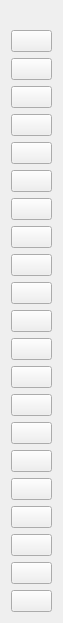
<?xml version="1.0" encoding="UTF-8"?>
<ui version="4.0">
 <class>ToolForm</class>
 <widget class="QWidget" name="ToolForm">
  <property name="geometry">
   <rect>
    <x>0</x>
    <y>0</y>
    <width>63</width>
    <height>537</height>
   </rect>
  </property>
  <property name="windowTitle">
   <string>Tool</string>
  </property>
  <property name="styleSheet">
   <string notr="true"/>
  </property>
  <layout class="QVBoxLayout" name="verticalLayout">
   <property name="topMargin">
    <number>30</number>
   </property>
   <item>
    <widget class="QPushButton" name="groupControlBtn">
     <property name="toolTip">
      <string>group control</string>
     </property>
     <property name="text">
      <string/>
     </property>
    </widget>
   </item>
   <item>
    <widget class="QPushButton" name="fullScreenBtn">
     <property name="toolTip">
      <string>full screen (Ctrl+F)</string>
     </property>
     <property name="text">
      <string/>
     </property>
    </widget>
   </item>
   <item>
    <widget class="QPushButton" name="hideScreenBtn">
     <property name="toolTip">
      <string>hide video (Ctrl+Shift+H)</string>
     </property>
     <property name="text">
      <string/>
     </property>
    </widget>
   </item>
   <item>
    <spacer name="verticalSpacer">
     <property name="orientation">
      <enum>Qt::Vertical</enum>
     </property>
     <property name="sizeHint" stdset="0">
      <size>
       <width>20</width>
       <height>40</height>
      </size>
     </property>
    </spacer>
   </item>
   <item>
    <widget class="QPushButton" name="expandNotifyBtn">
     <property name="toolTip">
      <string>expand notify (Ctrl+N)</string>
     </property>
     <property name="text">
      <string/>
     </property>
    </widget>
   </item>
   <item>
    <widget class="QPushButton" name="expandSettingsBtn">
     <property name="toolTip">
      <string>expand settings panel (Ctrl+Alt+N)</string>
     </property>
     <property name="text">
      <string/>
     </property>
    </widget>
   </item>
   <item>
    <widget class="QPushButton" name="rotateBtn">
     <property name="toolTip">
      <string>rotate device (Ctrl+R)</string>
     </property>
     <property name="text">
      <string/>
     </property>
    </widget>
   </item>
   <item>
    <widget class="QPushButton" name="touchBtn">
     <property name="toolTip">
      <string>touch switch</string>
     </property>
     <property name="text">
      <string/>
     </property>
    </widget>
   </item>
   <item>
    <widget class="QPushButton" name="openScreenBtn">
     <property name="toolTip">
      <string>open screen</string>
     </property>
     <property name="text">
      <string/>
     </property>
    </widget>
   </item>
   <item>
    <widget class="QPushButton" name="closeScreenBtn">
     <property name="toolTip">
      <string>close screen (Ctrl+O)</string>
     </property>
     <property name="text">
      <string/>
     </property>
    </widget>
   </item>
   <item>
    <widget class="QPushButton" name="powerBtn">
     <property name="toolTip">
      <string>power (Ctrl+P)</string>
     </property>
     <property name="text">
      <string/>
     </property>
    </widget>
   </item>
   <item>
    <widget class="QPushButton" name="volumeUpBtn">
     <property name="toolTip">
      <string>volume up (Ctrl+Up)</string>
     </property>
     <property name="text">
      <string/>
     </property>
    </widget>
   </item>
   <item>
    <widget class="QPushButton" name="volumeDownBtn">
     <property name="toolTip">
      <string>volume down (Ctrl+Down)</string>
     </property>
     <property name="text">
      <string/>
     </property>
    </widget>
   </item>
   <item>
    <widget class="QPushButton" name="appSwitchBtn">
     <property name="toolTip">
      <string>app switch (Ctrl+S)</string>
     </property>
     <property name="text">
      <string/>
     </property>
    </widget>
   </item>
   <item>
    <widget class="QPushButton" name="menuBtn">
     <property name="toolTip">
      <string>menu (Ctrl+M)</string>
     </property>
     <property name="text">
      <string/>
     </property>
    </widget>
   </item>
   <item>
    <widget class="QPushButton" name="homeBtn">
     <property name="toolTip">
      <string>home (Ctrl+H)</string>
     </property>
     <property name="text">
      <string/>
     </property>
    </widget>
   </item>
   <item>
    <widget class="QPushButton" name="returnBtn">
     <property name="toolTip">
      <string>return (Ctrl+B)</string>
     </property>
     <property name="text">
      <string/>
     </property>
    </widget>
   </item>
   <item>
    <widget class="QPushButton" name="screenShotBtn">
     <property name="toolTip">
      <string>screen shot</string>
     </property>
     <property name="text">
      <string/>
     </property>
    </widget>
   </item>
   <item>
    <widget class="QPushButton" name="cameraTorchBtn">
     <property name="toolTip">
      <string>torch</string>
     </property>
     <property name="text">
      <string/>
     </property>
    </widget>
   </item>
   <item>
    <widget class="QPushButton" name="cameraZoomOutBtn">
     <property name="toolTip">
      <string>zoom out</string>
     </property>
     <property name="text">
      <string/>
     </property>
    </widget>
   </item>
   <item>
    <widget class="QPushButton" name="cameraZoomInBtn">
     <property name="toolTip">
      <string>zoom in</string>
     </property>
     <property name="text">
      <string/>
     </property>
    </widget>
   </item>
   <item>
    <widget class="QPushButton" name="clipboardBtn">
     <property name="toolTip">
      <string>copy clipboard text</string>
     </property>
     <property name="text">
      <string/>
     </property>
    </widget>
    </item>
  </layout>
 </widget>
 <resources/>
 <connections/>
</ui>
